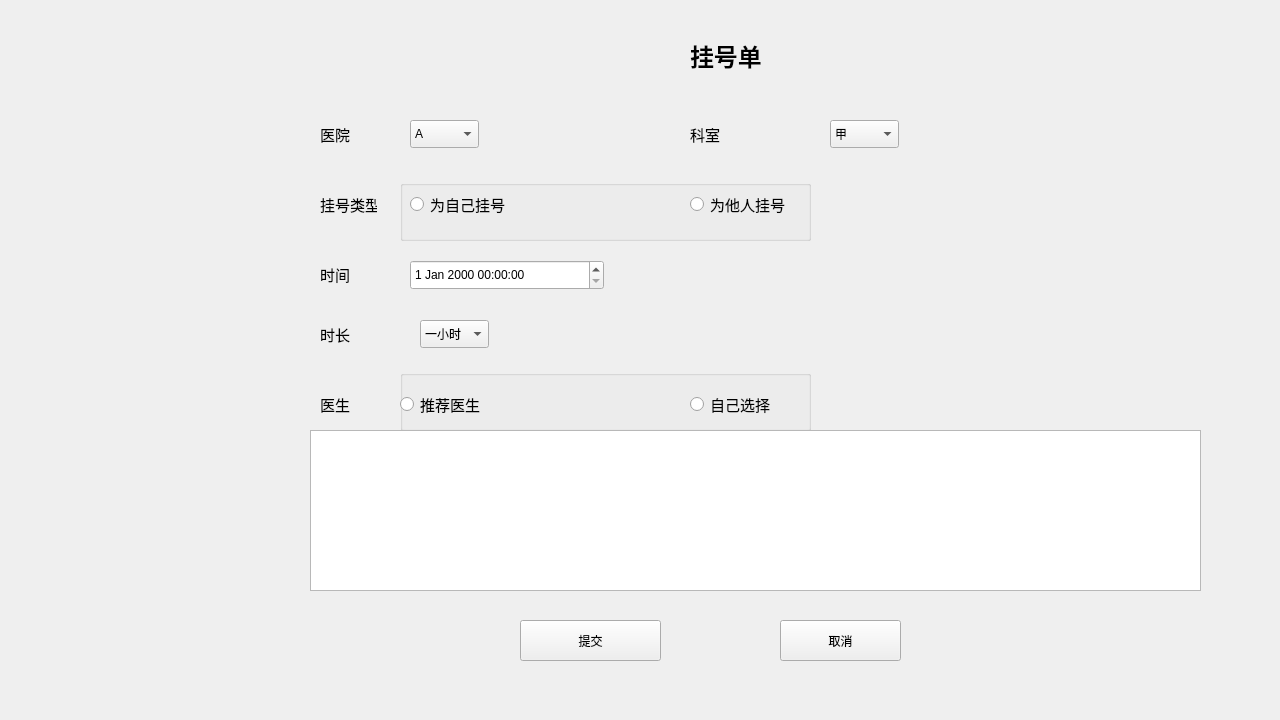
<?xml version="1.0" encoding="UTF-8"?>
<ui version="4.0">
 <class>Form</class>
 <widget class="QWidget" name="Form">
  <property name="geometry">
   <rect>
    <x>0</x>
    <y>0</y>
    <width>1280</width>
    <height>720</height>
   </rect>
  </property>
  <property name="windowTitle">
   <string>Form</string>
  </property>
  <widget class="QWidget" name="second_page_widget" native="true">
   <property name="geometry">
    <rect>
     <x>260</x>
     <y>20</y>
     <width>981</width>
     <height>681</height>
    </rect>
   </property>
   <widget class="QLabel" name="label">
    <property name="geometry">
     <rect>
      <x>430</x>
      <y>10</y>
      <width>141</width>
      <height>51</height>
     </rect>
    </property>
    <property name="font">
     <font>
      <pointsize>18</pointsize>
      <weight>75</weight>
      <bold>true</bold>
     </font>
    </property>
    <property name="text">
     <string>挂号单</string>
    </property>
   </widget>
   <widget class="QLabel" name="label_2">
    <property name="geometry">
     <rect>
      <x>60</x>
      <y>100</y>
      <width>57</width>
      <height>28</height>
     </rect>
    </property>
    <property name="font">
     <font>
      <pointsize>11</pointsize>
     </font>
    </property>
    <property name="text">
     <string>医院</string>
    </property>
   </widget>
   <widget class="QComboBox" name="comboBox">
    <property name="geometry">
     <rect>
      <x>150</x>
      <y>100</y>
      <width>69</width>
      <height>28</height>
     </rect>
    </property>
    <item>
     <property name="text">
      <string>A</string>
     </property>
    </item>
    <item>
     <property name="text">
      <string>B</string>
     </property>
    </item>
    <item>
     <property name="text">
      <string>C</string>
     </property>
    </item>
   </widget>
   <widget class="QLabel" name="label_3">
    <property name="geometry">
     <rect>
      <x>430</x>
      <y>100</y>
      <width>57</width>
      <height>28</height>
     </rect>
    </property>
    <property name="font">
     <font>
      <pointsize>11</pointsize>
     </font>
    </property>
    <property name="text">
     <string>科室</string>
    </property>
   </widget>
   <widget class="QComboBox" name="comboBox_2">
    <property name="geometry">
     <rect>
      <x>570</x>
      <y>100</y>
      <width>69</width>
      <height>28</height>
     </rect>
    </property>
    <item>
     <property name="text">
      <string>甲</string>
     </property>
    </item>
    <item>
     <property name="text">
      <string>乙</string>
     </property>
    </item>
   </widget>
   <widget class="QLabel" name="label_4">
    <property name="geometry">
     <rect>
      <x>60</x>
      <y>170</y>
      <width>57</width>
      <height>28</height>
     </rect>
    </property>
    <property name="font">
     <font>
      <pointsize>11</pointsize>
     </font>
    </property>
    <property name="text">
     <string>挂号类型</string>
    </property>
   </widget>
   <widget class="QLabel" name="label_5">
    <property name="geometry">
     <rect>
      <x>60</x>
      <y>240</y>
      <width>57</width>
      <height>28</height>
     </rect>
    </property>
    <property name="font">
     <font>
      <pointsize>11</pointsize>
     </font>
    </property>
    <property name="text">
     <string>时间</string>
    </property>
   </widget>
   <widget class="QLabel" name="label_6">
    <property name="geometry">
     <rect>
      <x>60</x>
      <y>300</y>
      <width>57</width>
      <height>28</height>
     </rect>
    </property>
    <property name="font">
     <font>
      <pointsize>11</pointsize>
     </font>
    </property>
    <property name="text">
     <string>时长</string>
    </property>
   </widget>
   <widget class="QComboBox" name="comboBox_7">
    <property name="geometry">
     <rect>
      <x>160</x>
      <y>300</y>
      <width>69</width>
      <height>28</height>
     </rect>
    </property>
    <item>
     <property name="text">
      <string>一小时</string>
     </property>
    </item>
    <item>
     <property name="text">
      <string>一个半小时</string>
     </property>
    </item>
    <item>
     <property name="text">
      <string>两小时</string>
     </property>
    </item>
   </widget>
   <widget class="QLabel" name="label_7">
    <property name="geometry">
     <rect>
      <x>60</x>
      <y>370</y>
      <width>57</width>
      <height>28</height>
     </rect>
    </property>
    <property name="font">
     <font>
      <pointsize>11</pointsize>
     </font>
    </property>
    <property name="text">
     <string>医生</string>
    </property>
   </widget>
   <widget class="QPushButton" name="pushButton">
    <property name="geometry">
     <rect>
      <x>260</x>
      <y>600</y>
      <width>141</width>
      <height>41</height>
     </rect>
    </property>
    <property name="text">
     <string>提交</string>
    </property>
   </widget>
   <widget class="QPushButton" name="pushButton_2">
    <property name="geometry">
     <rect>
      <x>520</x>
      <y>600</y>
      <width>121</width>
      <height>41</height>
     </rect>
    </property>
    <property name="text">
     <string>取消</string>
    </property>
   </widget>
   <widget class="QDateTimeEdit" name="dateTimeEdit">
    <property name="geometry">
     <rect>
      <x>150</x>
      <y>240</y>
      <width>194</width>
      <height>30</height>
     </rect>
    </property>
   </widget>
   <widget class="QGroupBox" name="groupBox">
    <property name="geometry">
     <rect>
      <x>140</x>
      <y>160</y>
      <width>411</width>
      <height>61</height>
     </rect>
    </property>
    <property name="title">
     <string/>
    </property>
    <widget class="QRadioButton" name="radioButton_2">
     <property name="geometry">
      <rect>
       <x>290</x>
       <y>10</y>
       <width>103</width>
       <height>28</height>
      </rect>
     </property>
     <property name="font">
      <font>
       <pointsize>11</pointsize>
      </font>
     </property>
     <property name="text">
      <string>为他人挂号</string>
     </property>
    </widget>
    <widget class="QRadioButton" name="radioButton">
     <property name="geometry">
      <rect>
       <x>10</x>
       <y>10</y>
       <width>103</width>
       <height>28</height>
      </rect>
     </property>
     <property name="font">
      <font>
       <pointsize>11</pointsize>
      </font>
     </property>
     <property name="text">
      <string>为自己挂号</string>
     </property>
    </widget>
   </widget>
   <widget class="QGroupBox" name="groupBox_2">
    <property name="geometry">
     <rect>
      <x>140</x>
      <y>350</y>
      <width>411</width>
      <height>61</height>
     </rect>
    </property>
    <property name="title">
     <string/>
    </property>
    <widget class="QRadioButton" name="radioButton_3">
     <property name="geometry">
      <rect>
       <x>0</x>
       <y>20</y>
       <width>103</width>
       <height>28</height>
      </rect>
     </property>
     <property name="font">
      <font>
       <pointsize>11</pointsize>
      </font>
     </property>
     <property name="text">
      <string>推荐医生</string>
     </property>
    </widget>
    <widget class="QRadioButton" name="radioButton_4">
     <property name="geometry">
      <rect>
       <x>290</x>
       <y>20</y>
       <width>103</width>
       <height>28</height>
      </rect>
     </property>
     <property name="font">
      <font>
       <pointsize>11</pointsize>
      </font>
     </property>
     <property name="text">
      <string>自己选择</string>
     </property>
    </widget>
   </widget>
   <widget class="QTableView" name="tableView">
    <property name="geometry">
     <rect>
      <x>50</x>
      <y>410</y>
      <width>891</width>
      <height>161</height>
     </rect>
    </property>
   </widget>
  </widget>
 </widget>
 <resources/>
 <connections/>
</ui>
